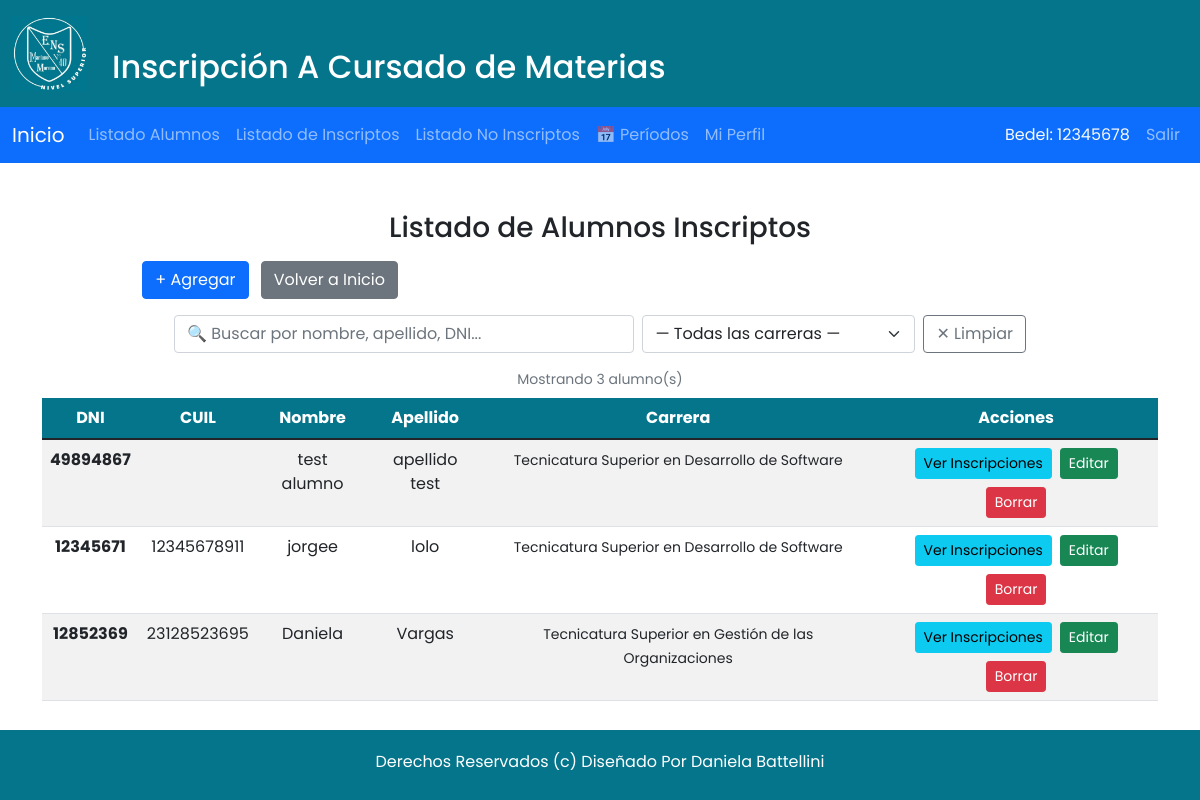
Page /listado_alumno.php (signed in) on the committed database.
### tables this page shows
CREATE TABLE `alumnos` (
  `id` int(11) NOT NULL,
  `nombre` varchar(45) NOT NULL,
  `apellido` varchar(45) NOT NULL,
  `dni` varchar(8) DEFAULT NULL,
  `cuil` varchar(11) DEFAULT NULL,
  `carrera` varchar(150) DEFAULT NULL,
  `Usuario_idUsuario` int(11) NOT NULL
);

### listado_alumno.php (the view, shortened to what this page needs)
<?php
$host = "localhost";
$user = "root";
$pass = "";
$db = "inscripcioncursado";
$conex = new mysqli($host, $user, $pass, $db);
$conex->set_charset("utf8mb4");
$conex->query("SET NAMES 'utf8mb4'");
$sql = "SELECT id AS idalumno, dni, cuil, nombre, apellido, carrera
        FROM alumnos
        ORDER BY apellido, nombre";
$result = $conex->query($sql);
$filas = [];
if ($result && $result->num_rows > 0) {
    while ($f = $result->fetch_assoc()) {
        $filas[] = $f;
    }
}
?>
<?php
include('primero.php');
include('header_pagina.php');
?>
<section class="pagina flex-grow-1">
    <div class="container text-center">
        <div class="text-center mt-5 mb-3">
            <h3>Listado de Alumnos Inscriptos</h3>
        </div>
        <div class="row mb-3">
            <div class="col-1"></div>
            <div class="col-3 text-end">
                <a class="btn btn-primary" href="bedelia_agregar_registro.php">+ Agregar</a>
                <a class="btn btn-secondary ms-2" href="inicio_bedelia.php">Volver a Inicio</a>
            </div>
        </div>
        <div class="row mb-3 g-2 align-items-end justify-content-center">
            <div class="col-12 col-md-5">
                <input type="text" id="inputBuscar" class="form-control" placeholder="🔍 Buscar por nombre, apellido, DNI...">
            </div>
            <div class="col-12 col-md-3">
                <select id="filtroCarrera" class="form-select">
                    <option value="">— Todas las carreras —</option>
                </select>
            </div>
            <div class="col-auto">
                <button id="btnLimpiar" class="btn btn-outline-secondary">✕ Limpiar</button>
            </div>
        </div>
        <div id="contadorResultados" class="text-muted small mb-2">Mostrando <?= count($filas) ?> alumno(s)</div>
        <table class="table table-striped table-hover" id="tablaAlumnos">
            <thead class="titulo__tabla">
                <tr>
                    <th scope="col">DNI</th>
                    <th scope="col">CUIL</th>
                    <th scope="col">Nombre</th>
                    <th scope="col">Apellido</th>
                    <th scope="col">Carrera</th>
                    <th scope="col">Acciones</th>
                </tr>
            </thead>
            <tbody>
                <?php if (empty($filas)): ?>
                    <tr><td colspan="6">No hay alumnos registrados.</td></tr>
                <?php else: foreach ($filas as $fila): ?>
                    <tr
                        data-nombre="<?= mb_strtolower(htmlspecialchars($fila['nombre'])) ?>"
                        data-apellido="<?= mb_strtolower(htmlspecialchars($fila['apellido'])) ?>"
                        data-dni="<?= htmlspecialchars($fila['dni']) ?>"
                        data-cuil="<?= htmlspecialchars($fila['cuil']) ?>"
                        data-carrera="<?= htmlspecialchars($fila['carrera']) ?>"
                    >
                        <th scope="row"><?= htmlspecialchars($fila["dni"]) ?></th>
                        <td><?= htmlspecialchars($fila["cuil"]) ?></td>
                        <td><?= htmlspecialchars($fila["nombre"]) ?></td>
                        <td><?= htmlspecialchars($fila["apellido"]) ?></td>
                        <td><small><?= htmlspecialchars($fila["carrera"]) ?></small></td>
                        <td>
                            <div class="d-flex gap-2 justify-content-center flex-wrap">
                                <a class="btn btn-info btn-sm" href="ver_inscripciones_alumno.php?id=<?= urlencode($fila['idalumno']) ?>">Ver Inscripciones</a>
                                <a class="btn btn-success btn-sm" href="bedelia_editar_registro.php?id=<?= urlencode($fila['idalumno']) ?>">Editar</a>
                                <a class="btn btn-danger btn-sm" href="bedelia_eliminar_registro.php?id=<?= urlencode($fila['idalumno']) ?>"
                                   onclick="return confirm('¿Estás seguro de eliminar este registro?');">Borrar</a>
                            </div>
                        </td>
                    </tr>
                <?php endforeach; endif; ?>
            </tbody>
        </table>
    </div>
</section>
<?php include('footer.php'); ?>
</body>
</html>

### css/estilos.css (style rules this page uses)
*::after, *::before, * { margin: 0; padding: 0; box-sizing: border-box; }
html { font-size: 62.5%; }
body { font-family: "Poppins", sans-serif; font-size: 1em; }
html { height: 100%; font-family: "Poppins", sans-serif; font-size: 1em; }
body { display: flex; flex-direction: column; min-height: 100vh; }
.titulo__tabla { background-color: #05758b; color: #ffffff; }

### rows in the picture
alumnos: dni "49894867", nombre "test alumno", apellido "apellido test", carrera "Tecnicatura Superior en Desarrollo de Software"
alumnos: dni "12345671", cuil "12345678911", nombre "jorgee", apellido "lolo", carrera "Tecnicatura Superior en Desarrollo de Software"
alumnos: dni "12852369", cuil "23128523695", nombre "Daniela", apellido "Vargas", carrera "Tecnicatura Superior en Gestión de las Organizaciones"

### other values in the picture
$_SESSION["dnibedel"] "12345678"
count($filas) "3"
